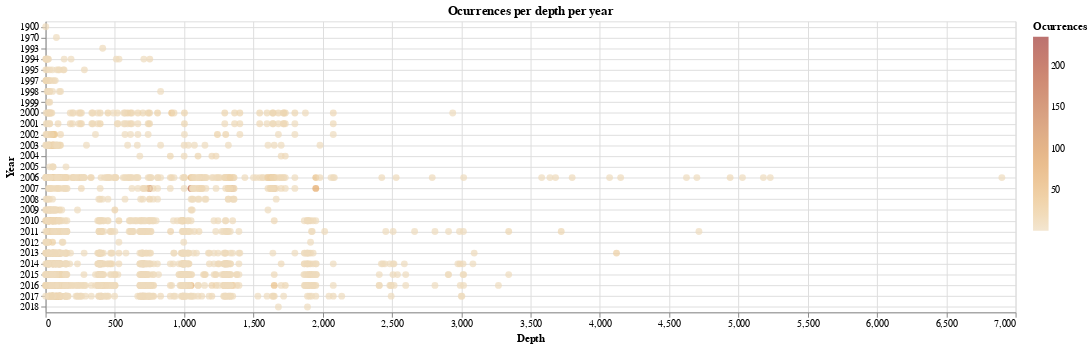

Notebook source saved alongside this figure:
### Code cell
alt.Chart(NewTable_Years,title='Ocurrences per depth per year',width=1000,height=300).mark_circle(size=50).encode(
    x= alt.X('depth:Q', title='Depth',
             axis=alt.Axis(tickCount=10,grid=True,labels=True),
             scale=alt.Scale()),
    y=alt.Y('year',type='nominal',title='Year',axis=alt.Axis(grid=True)),
    color=alt.Color('amount', title='Ocurrences',scale=alt.Scale(scheme='browns')),
    
    
#         x= alt.X('year', type='nominal', title='Years',axis=alt.Axis(grid=True),),
#     y= alt.Y('depth', type='nominal', title='Depth',axis=alt.Axis(grid=True),
#             sort = alt.SortField('depth', order='descending')),
#     color=alt.Color('amount', title='Ocurrences',scale=alt.Scale(scheme='browns'),)

)

### Figure 1 — Vega-Lite specification as saved in the notebook (floating-point values rounded to 4 significant figures; data arrays with more than 128 entries replaced by an {"elided": "..."} marker saying what was removed)
{"config": {"view": {"continuousWidth": 400, "continuousHeight": 300}}, "data": {"name": "data-fbae716a34f06c18c3002f4c8698ed93"}, "mark": {"type": "circle", "size": 50}, "encoding": {"color": {"type": "quantitative", "field": "amount", "scale": {"scheme": "browns"}, "title": "Ocurrences"}, "x": {"type": "quantitative", "axis": {"grid": true, "labels": true, "tickCount": 10}, "field": "depth", "scale": {}, "title": "Depth"}, "y": {"type": "nominal", "axis": {"grid": true}, "field": "year", "title": "Year"}}, "height": 300, "title": "Ocurrences per depth per year", "width": 1000, "$schema": "https://vega.github.io/schema/vega-lite/v4.0.0.json", "datasets": {"data-fbae716a34f06c18c3002f4c8698ed93": {"elided": "1821 records"}}}
